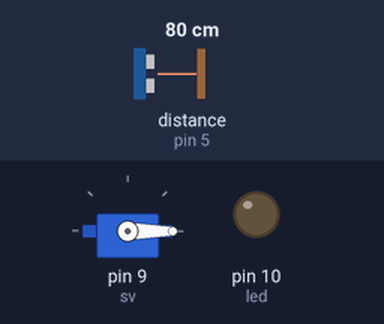
A sketch run on a simulated Arduino Uno, built with avr-gcc and run on an emulated ATmega328P. Shown: servo, output pins drawn as LEDs (lit = HIGH). Wiring (inferred from the names in the program): ultrasonic range finder: trigger pin 4; echo pin 5. Inputs (shaded band) come from the test bench; at power-on: distance to the obstacle (sensor on pin 5) 80 cm. The echo pulse lasts 58.3 µs per cm; pins used as bus, display or sensor lines are not drawn.

Above: at 1.2 s.
1.3 s: distance to the obstacle (sensor on pin 5) set to 12 cm
2.8 s: distance to the obstacle (sensor on pin 5) set to 9 cm
At 3.4 s:
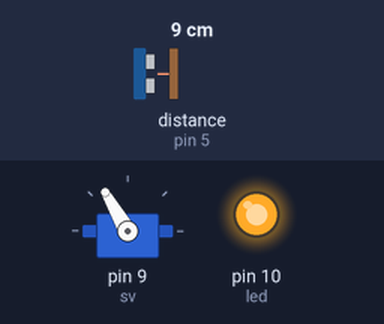
4.3 s: distance to the obstacle (sensor on pin 5) set to 18 cm
At 4.6 s:
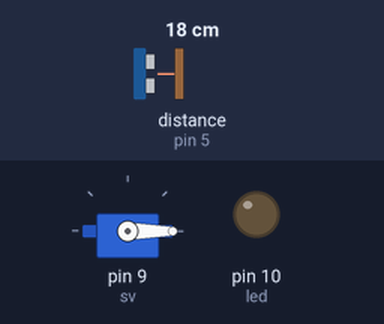
5.8 s: distance to the obstacle (sensor on pin 5) set to 2 cm
At 6.8 s:
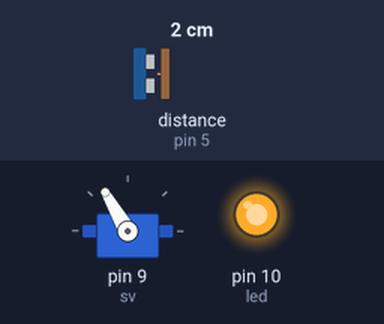
Timing chart, 0 to 8.3 s (numbered marks = the images above; inputs shaded):
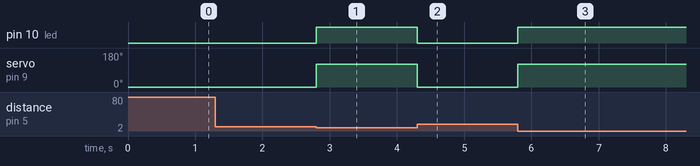

The sketch:

sonar_servo.ino
```cpp
#include <Servo.h>
Servo sv;
#define TRIG 4  //트리그핀을 상수 4로 저장
#define ECHO 5  //에코핀을 상수 5로 저장
int led = 10;   //led 변수에 10을 저장
void setup() {
  pinMode(TRIG, OUTPUT);
  pinMode(ECHO, INPUT);
  pinMode(led, OUTPUT);
  sv.attach(9);
  sv.write(0);
  Serial.begin(9600);
}

void loop() {
  float distance;
  distance = getDistance();

  if(distance < 10){  //거리가 10보다 작으면
    sv.write(120);    //서보모터 120도 회전
    digitalWrite(led, HIGH);
  }
  else{
    sv.write(0);  //서보모터 0도 회전
    digitalWrite(led, LOW);
  }
}

float getDistance(){  //거리 계산 함수
  float distance;     //거리 변수
  long duration;      //시간 변수

  digitalWrite(TRIG, HIGH);
  delayMicroseconds(10);
  digitalWrite(TRIG, LOW);

  duration = pulseInLong(ECHO, HIGH);      //시간 측정
  distance = (duration * 340) / 10000 / 2; //거리 계산

//  Serial.println(distance);
//  delay(500);
  return distance;
}
```

Measured:
- the behaviour switches between 11 and 10 cm on distance to the obstacle (sensor on pin 5) (found by bisection; images 0 and 1)
- after the input at 1.3 s, every drawn part: stays the same
- after the input at 2.8 s, pin 10 (led): LOW → HIGH at once; servo on pin 9 (sv): 0° → 120° at once
- after the input at 4.3 s, pin 10 (led): HIGH → LOW at once; servo on pin 9 (sv): 120° → 0° at once
- after the input at 5.8 s, pin 10 (led): LOW → HIGH at once; servo on pin 9 (sv): 0° → 120° at once
